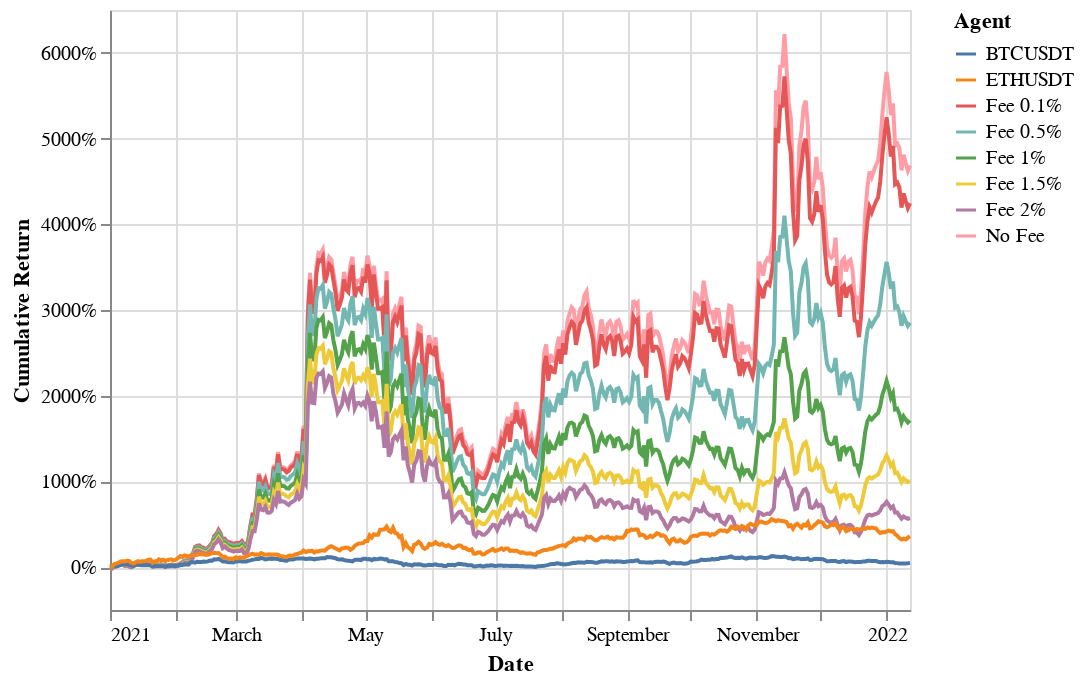

Notebook cell for this chart:
### Code cell
alt.Chart(cumulative_returns).mark_line().encode(
    x=alt.X("date:T", title="Date"),
    y=alt.Y("cumulative_return:Q", title="Cumulative Return", axis=alt.Axis(format=".0%")),
    color="Agent:N"
)

### Figure 1 — Vega-Lite specification as saved in the notebook (floating-point values rounded to 4 significant figures; data arrays with more than 128 entries replaced by an {"elided": "..."} marker saying what was removed)
{"config": {"view": {"continuousWidth": 400, "continuousHeight": 300}}, "data": {"name": "data-745d3d5b4ca9b9cae4bac2951224b032"}, "mark": "line", "encoding": {"color": {"type": "nominal", "field": "Agent"}, "x": {"type": "temporal", "field": "date", "title": "Date"}, "y": {"type": "quantitative", "axis": {"format": ".0%"}, "field": "cumulative_return", "title": "Cumulative Return"}}, "$schema": "https://vega.github.io/schema/vega-lite/v4.8.1.json", "datasets": {"data-745d3d5b4ca9b9cae4bac2951224b032": {"elided": "3016 records"}}}
